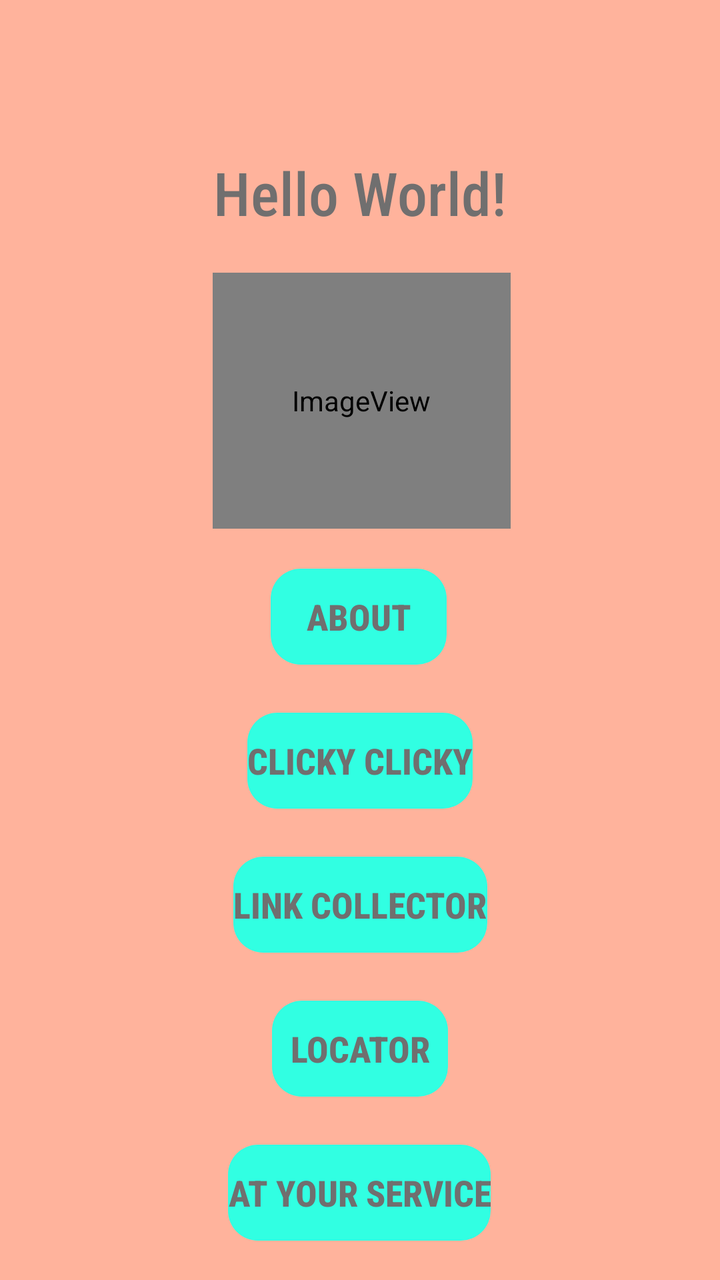
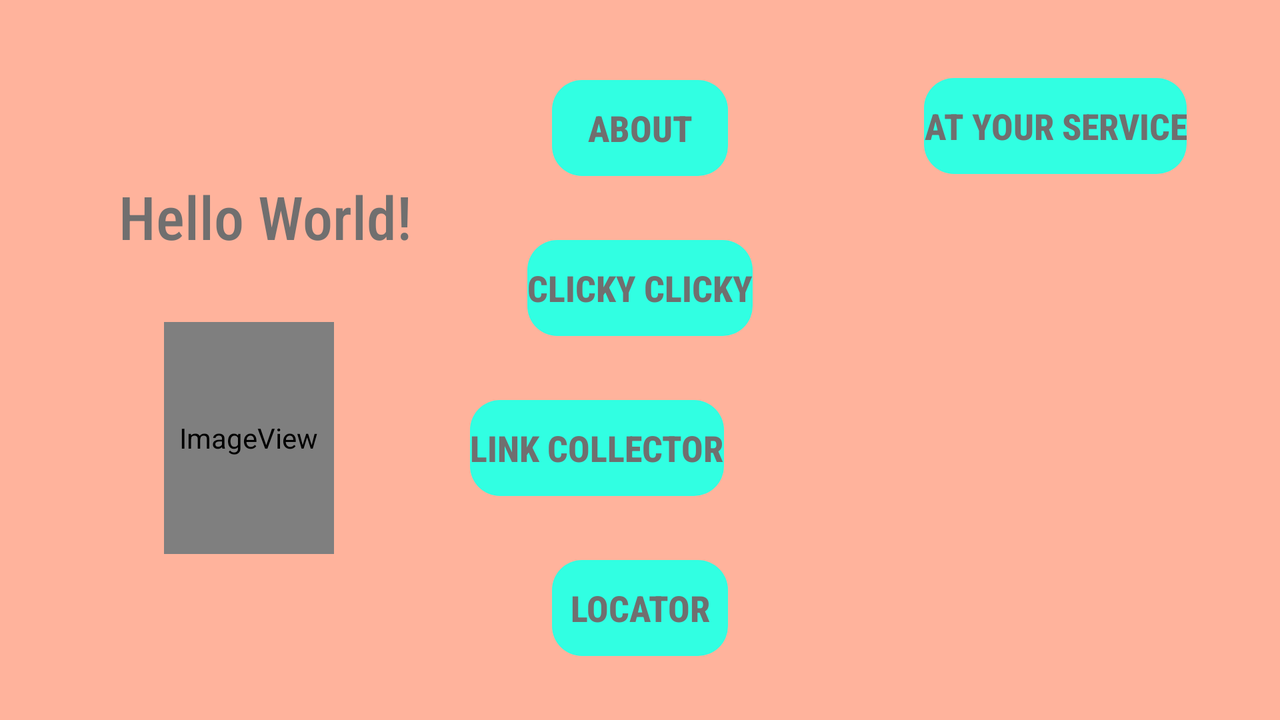

Compare how this app lays out the same screen by default and in its alternative resource folder. The renders come first, then the two layout files and the values they reference.
<!-- AndroidManifest.xml: activity theme Theme.NUMSD21SLauraWorboys.NoActionBar -->
<!-- res/layout/activity_main.xml -->
<?xml version="1.0" encoding="utf-8"?>
<androidx.coordinatorlayout.widget.CoordinatorLayout xmlns:android="http://schemas.android.com/apk/res/android"
    xmlns:app="http://schemas.android.com/apk/res-auto"
    xmlns:tools="http://schemas.android.com/tools"
    android:layout_width="match_parent"
    android:layout_height="match_parent"
    android:background="#ffb39c"
    tools:context=".MainActivity">

    <com.google.android.material.appbar.AppBarLayout
        android:layout_width="match_parent"
        android:layout_height="wrap_content"
        android:theme="@style/Theme.NUMSD21SLauraWorboys.AppBarOverlay"/>

    <androidx.constraintlayout.widget.ConstraintLayout
        android:id="@+id/constraintLayout2"
        android:layout_width="match_parent"
        android:layout_height="match_parent">

        <Button
            android:id="@+id/atYourService"
            android:layout_width="wrap_content"
            android:layout_height="wrap_content"
            android:layout_marginTop="24dp"
            android:background="@drawable/button_background"
            android:fontFamily="sans-serif-condensed-medium"
            android:onClick="onClick"
            android:text="@string/at_your_service"

            android:textColor="#706F6F"
            android:textSize="18sp"
            android:textStyle="bold"
            android:visibility="visible"
            app:backgroundTint="#FF31FFE2"
            app:layout_constraintEnd_toEndOf="parent"
            app:layout_constraintHorizontal_bias="0.498"
            app:layout_constraintStart_toStartOf="parent"
            app:layout_constraintTop_toBottomOf="@+id/locatorButton" />

        <Button
            android:id="@+id/aboutMain"
            android:layout_width="wrap_content"
            android:layout_height="wrap_content"
            android:layout_marginTop="20dp"
            android:layout_marginBottom="24dp"
            android:background="@drawable/button_background"
            android:fontFamily="sans-serif-condensed-medium"
            android:onClick="onClick"
            android:text="@string/about"
            android:textColor="#706F6F"
            android:textSize="18sp"
            android:textStyle="bold"
            android:visibility="visible"
            app:backgroundTint="#FF31FFE2"
            app:layout_constraintBottom_toTopOf="@+id/ClickyButton"
            app:layout_constraintEnd_toEndOf="parent"
            app:layout_constraintHorizontal_bias="0.498"
            app:layout_constraintStart_toStartOf="parent"
            app:layout_constraintTop_toBottomOf="@+id/plumeriaMain" />

        <TextView
            android:id="@+id/helloMain"
            android:layout_width="wrap_content"
            android:layout_height="wrap_content"
            android:layout_marginTop="76dp"
            android:background="#0000BCD4"
            android:fontFamily="sans-serif-condensed-medium"
            android:text="Hello World!"
            android:textColor="#706F6F"
            android:textSize="30sp"
            app:layout_constraintEnd_toEndOf="parent"
            app:layout_constraintStart_toStartOf="parent"
            app:layout_constraintTop_toTopOf="parent" />

        <ImageView
            android:id="@+id/plumeriaMain"
            android:layout_width="149dp"
            android:layout_height="128dp"
            android:layout_marginTop="20dp"
            android:contentDescription="@string/plumeria"
            android:visibility="visible"
            app:layout_constraintBottom_toTopOf="@+id/aboutMain"
            app:layout_constraintEnd_toEndOf="parent"
            app:layout_constraintHorizontal_bias="0.504"
            app:layout_constraintStart_toStartOf="parent"
            app:layout_constraintTop_toBottomOf="@+id/helloMain"
            app:srcCompat="@mipmap/ic_launcher_plum" />

        <Button
            android:id="@+id/ClickyButton"
            android:layout_width="wrap_content"
            android:layout_height="wrap_content"
            android:layout_marginBottom="24dp"
            android:background="@drawable/button_background"
            android:fontFamily="sans-serif-condensed-medium"
            android:onClick="onClick"
            android:text="@string/clicky_clicky"
            android:textColor="#706F6F"
            android:textSize="18sp"
            android:textStyle="bold"
            android:visibility="visible"
            app:backgroundTint="#FF31FFE2"
            app:layout_constraintBottom_toTopOf="@+id/LinkButton"
            app:layout_constraintEnd_toEndOf="parent"
            app:layout_constraintStart_toStartOf="parent"
            app:layout_constraintTop_toBottomOf="@+id/aboutMain" />

        <Button
            android:id="@+id/LinkButton"
            android:layout_width="wrap_content"
            android:layout_height="wrap_content"
            android:background="@drawable/button_background"
            android:fontFamily="sans-serif-condensed-medium"
            android:onClick="onClick"
            android:text="@string/link_collector"
            android:textColor="#706F6F"
            android:textSize="18sp"
            android:textStyle="bold"
            android:visibility="visible"
            app:backgroundTint="#FF31FFE2"
            app:layout_constraintBottom_toTopOf="@+id/locatorButton"
            app:layout_constraintEnd_toEndOf="parent"
            app:layout_constraintStart_toStartOf="parent"
            app:layout_constraintTop_toBottomOf="@+id/ClickyButton"
            tools:visibility="visible" />

        <Button
            android:id="@+id/locatorButton"
            android:layout_width="wrap_content"
            android:layout_height="wrap_content"
            android:layout_marginTop="24dp"
            android:background="@drawable/button_background"
            android:fontFamily="sans-serif-condensed-medium"
            android:onClick="onClick"
            android:text="@string/locator"
            android:textColor="#706F6F"

            android:textSize="18sp"
            android:textStyle="bold"
            android:visibility="visible"
            app:backgroundTint="#FF31FFE2"
            app:layout_constraintEnd_toEndOf="parent"
            app:layout_constraintStart_toStartOf="parent"
            app:layout_constraintTop_toBottomOf="@+id/LinkButton" />
    </androidx.constraintlayout.widget.ConstraintLayout>

</androidx.coordinatorlayout.widget.CoordinatorLayout>
<!-- resources referenced by this layout -->
<resources>
  <!-- drawable button_background (drawable) -->
  <?xml version="1.0" encoding="utf-8"?>
  <shape xmlns:android="http://schemas.android.com/apk/res/android">
  
      <corners android:radius="15dp"/>
  
  </shape>
  <!-- mipmap ic_launcher_plum (mipmap-anydpi-v26) -->
  <?xml version="1.0" encoding="utf-8"?>
  <adaptive-icon xmlns:android="http://schemas.android.com/apk/res/android">
      <background android:drawable="@color/ic_launcher_plum_background"/>
      <foreground android:drawable="@mipmap/ic_launcher_plum_foreground"/>
  </adaptive-icon>
  <string name="about">About</string>
  <string name="at_your_service">At Your Service</string>
  <string name="clicky_clicky">Clicky Clicky</string>
  <string name="link_collector">Link Collector</string>
  <string name="locator">Locator</string>
  <string name="plumeria">plumeria</string>
  <style name="Theme.NUMSD21SLauraWorboys.AppBarOverlay" parent="ThemeOverlay.AppCompat.Dark.ActionBar" />
  <style name="Theme.NUMSD21SLauraWorboys.NoActionBar">
          <item name="windowActionBar">false</item>
          <item name="windowNoTitle">true</item>
      </style>
  <color name="ic_launcher_plum_background">#3DDC84</color>
</resources>
<!-- res/layout-land/activity_main.xml (the author's variant of the layout above) -->
<!-- drawn on the phone turned sideways -->
<?xml version="1.0" encoding="utf-8"?>
<androidx.coordinatorlayout.widget.CoordinatorLayout xmlns:android="http://schemas.android.com/apk/res/android"
    xmlns:app="http://schemas.android.com/apk/res-auto"
    xmlns:tools="http://schemas.android.com/tools"
    android:layout_width="match_parent"
    android:layout_height="match_parent"
    android:background="#ffb39c"
    tools:context=".MainActivity">

    <com.google.android.material.appbar.AppBarLayout
        android:layout_width="match_parent"
        android:layout_height="wrap_content"
        android:theme="@style/Theme.NUMSD21SLauraWorboys.AppBarOverlay"/>

    <androidx.constraintlayout.widget.ConstraintLayout
        android:id="@+id/constraintLayout2"
        android:layout_width="match_parent"
        android:layout_height="match_parent">


        <Button
            android:id="@+id/atYourService"
            android:layout_width="wrap_content"
            android:layout_height="wrap_content"
            android:background="@drawable/button_background"
            android:fontFamily="sans-serif-condensed-medium"
            android:onClick="onClick"
            android:text="@string/at_your_service"

            android:textColor="#706F6F"
            android:textSize="18sp"
            android:textStyle="bold"
            android:visibility="visible"
            app:backgroundTint="#FF31FFE2"
            app:layout_constraintBottom_toBottomOf="parent"
            app:layout_constraintEnd_toEndOf="parent"
            app:layout_constraintHorizontal_bias="0.908"
            app:layout_constraintStart_toStartOf="parent"
            app:layout_constraintTop_toTopOf="parent"
            app:layout_constraintVertical_bias="0.125" />

        <TextView
            android:id="@+id/helloMain"
            android:layout_width="wrap_content"
            android:layout_height="wrap_content"
            android:layout_marginTop="88dp"
            android:background="#0000BCD4"
            android:fontFamily="sans-serif-condensed-medium"
            android:text="Hello World!"
            android:textColor="#706F6F"
            android:textSize="30sp"
            app:layout_constraintEnd_toEndOf="parent"
            app:layout_constraintHorizontal_bias="0.12"
            app:layout_constraintStart_toStartOf="parent"
            app:layout_constraintTop_toTopOf="parent" />

        <ImageView
            android:id="@+id/plumeriaMain"
            android:layout_width="0dp"
            android:layout_height="116dp"
            android:layout_marginStart="82dp"
            android:layout_marginEnd="68dp"
            android:contentDescription="@string/plumeria"
            app:layout_constraintBottom_toBottomOf="parent"
            app:layout_constraintEnd_toEndOf="parent"
            app:layout_constraintEnd_toStartOf="@+id/LinkButton"
            app:layout_constraintHorizontal_bias="0.134"
            app:layout_constraintStart_toStartOf="parent"
            app:layout_constraintTop_toBottomOf="@+id/helloMain"
            app:layout_constraintVertical_bias="0.282"
            app:srcCompat="@mipmap/ic_launcher_plum" />

        <Button
            android:id="@+id/aboutMain"
            android:layout_width="wrap_content"
            android:layout_height="wrap_content"
            android:layout_marginTop="40dp"
            android:background="@drawable/button_background"
            android:fontFamily="sans-serif-condensed-medium"
            android:onClick="onClick"
            android:text="@string/about"
            android:textColor="#706F6F"
            android:textSize="18sp"
            android:textStyle="bold"
            android:visibility="visible"
            app:backgroundTint="#FF31FFE2"
            app:layout_constraintBottom_toTopOf="@+id/ClickyButton"
            app:layout_constraintEnd_toEndOf="parent"
            app:layout_constraintStart_toStartOf="parent"
            app:layout_constraintTop_toTopOf="parent" />

        <Button
            android:id="@+id/ClickyButton"
            android:layout_width="wrap_content"
            android:layout_height="wrap_content"
            android:layout_marginTop="32dp"
            android:background="@drawable/button_background"
            android:fontFamily="sans-serif-condensed-medium"
            android:onClick="onClick"
            android:text="@string/clicky_clicky"
            android:textColor="#706F6F"
            android:textSize="18sp"
            android:textStyle="bold"
            android:visibility="visible"
            app:backgroundTint="#FF31FFE2"
            app:layout_constraintBottom_toTopOf="@id/LinkButton"
            app:layout_constraintEnd_toEndOf="parent"
            app:layout_constraintStart_toStartOf="parent"
            app:layout_constraintTop_toBottomOf="@+id/aboutMain" />

        <Button
            android:id="@+id/locatorButton"
            android:layout_width="wrap_content"
            android:layout_height="wrap_content"
            android:layout_marginTop="32dp"
            android:background="@drawable/button_background"
            android:fontFamily="sans-serif-condensed-medium"
            android:onClick="onClick"
            android:text="@string/locator"
            android:textColor="#706F6F"
            android:textSize="18sp"
            android:textStyle="bold"
            android:visibility="visible"
            app:backgroundTint="#FF31FFE2"
            app:layout_constraintEnd_toEndOf="parent"
            app:layout_constraintStart_toStartOf="parent"
            app:layout_constraintTop_toBottomOf="@+id/LinkButton" />

        <Button
            android:id="@+id/LinkButton"
            android:layout_width="wrap_content"
            android:layout_height="wrap_content"
            android:layout_marginTop="32dp"
            android:layout_marginEnd="278dp"
            android:background="@drawable/button_background"
            android:fontFamily="sans-serif-condensed-medium"
            android:onClick="onClick"
            android:text="@string/link_collector"
            android:textColor="#706F6F"
            android:textSize="18sp"
            android:textStyle="bold"
            android:visibility="visible"
            app:backgroundTint="#FF31FFE2"
            app:layout_constraintEnd_toEndOf="parent"
            app:layout_constraintStart_toEndOf="@+id/plumeriaMain"
            app:layout_constraintTop_toBottomOf="@+id/ClickyButton"
            app:layout_constraintBottom_toTopOf="@id/locatorButton"
            tools:visibility="visible" />
    </androidx.constraintlayout.widget.ConstraintLayout>

</androidx.coordinatorlayout.widget.CoordinatorLayout>
